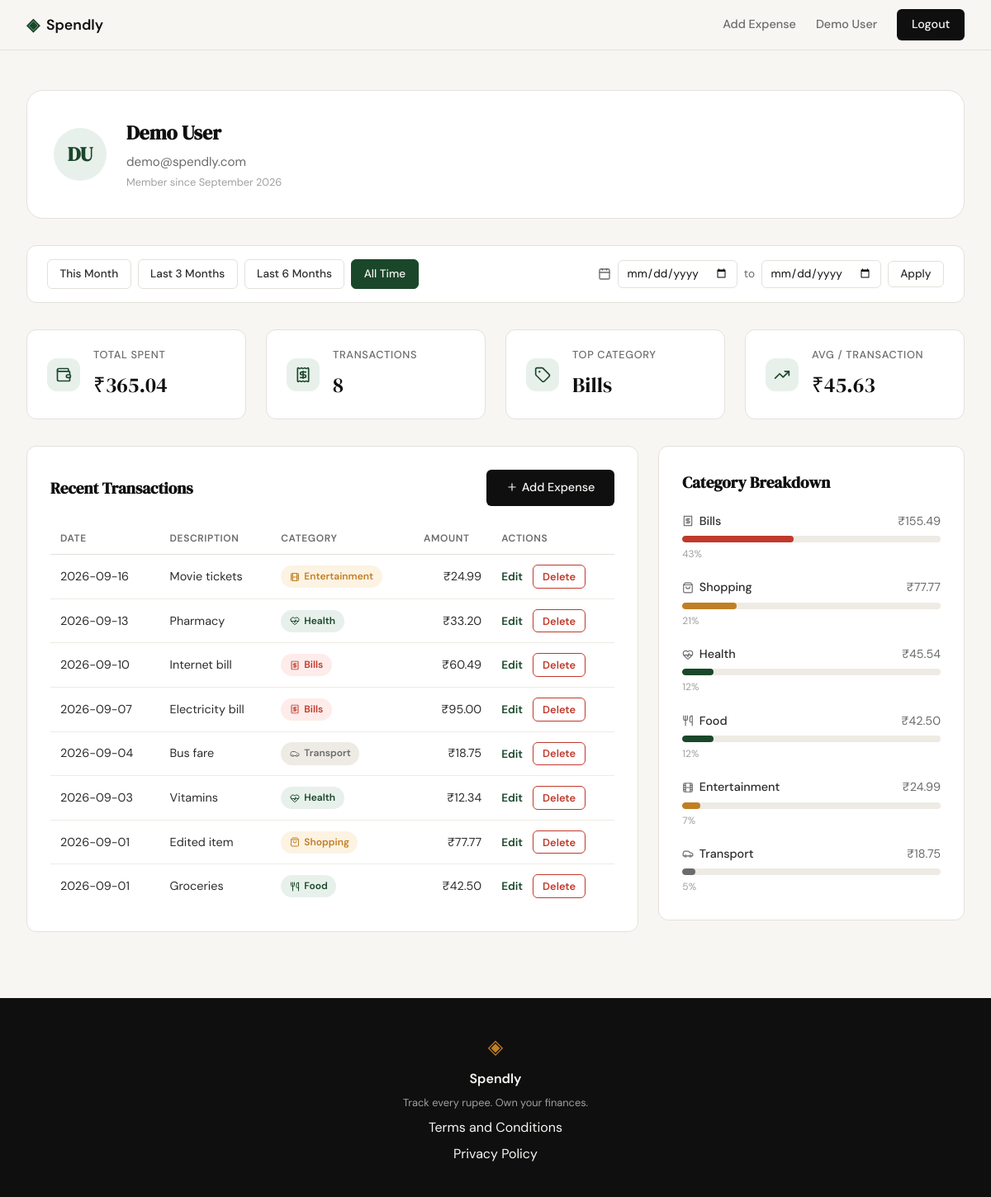
Screenshot of /profile (signed in) with the database file from the repository.
### tables this page shows
CREATE TABLE users (
            id INTEGER PRIMARY KEY AUTOINCREMENT,
            name TEXT NOT NULL,
            email TEXT NOT NULL UNIQUE,
            password_hash TEXT NOT NULL,
            created_at TIMESTAMP NOT NULL DEFAULT CURRENT_TIMESTAMP
        );

CREATE TABLE expenses (
            id INTEGER PRIMARY KEY AUTOINCREMENT,
            user_id INTEGER NOT NULL,
            amount REAL NOT NULL,
            category TEXT NOT NULL,
            date TEXT NOT NULL,
            description TEXT,
            created_at TIMESTAMP NOT NULL DEFAULT CURRENT_TIMESTAMP,
            FOREIGN KEY (user_id) REFERENCES users(id)
        );

### app.py (the view)
@app.route("/profile")
def profile():
    if not session.get("user_id"):
        return redirect(url_for("login"))
    user_id = session["user_id"]
    user_row = get_user_by_id(user_id)
    if user_row is None:
        session.clear()
        return redirect(url_for("login"))
    initials = "".join(part[0] for part in user_row["name"].split()[:2]).upper()
    user = {**user_row, "initials": initials}
    date_from = _parse_date(request.args.get("date_from"))
    date_to = _parse_date(request.args.get("date_to"))
    if date_from is None or date_to is None:
        date_from = date_to = None
    elif date_from > date_to:
        flash("Start date must be before end date.")
        date_from = date_to = None
    date_from_str = date_from.isoformat() if date_from else None
    date_to_str = date_to.isoformat() if date_to else None
    today = date.today()
    presets = [
        {
            "key": "this_month",
            "label": "This Month",
            "date_from": today.replace(day=1).isoformat(),
            "date_to": today.isoformat(),
        },
        {
            "key": "last_3_months",
            "label": "Last 3 Months",
            "date_from": _shift_months(today, 3).isoformat(),
            "date_to": today.isoformat(),
        },
        {
            "key": "last_6_months",
            "label": "Last 6 Months",
            "date_from": _shift_months(today, 6).isoformat(),
            "date_to": today.isoformat(),
        },
        {"key": "all_time", "label": "All Time", "date_from": None, "date_to": None},
    ]
    active = "custom"
    for preset in presets:
        if preset["date_from"] == date_from_str and preset["date_to"] == date_to_str:
            active = preset["key"]
            break
    filters = {
        "date_from": date_from_str or "",
        "date_to": date_to_str or "",
        "active": active,
    }
    stats = get_summary_stats(user_id, date_from_str, date_to_str)
    expenses = get_recent_transactions(user_id, limit=10, date_from=date_from_str, date_to=date_to_str)
    categories = get_category_breakdown(user_id, date_from_str, date_to_str)
    return render_template(
        "profile.html",
        user=user,
        stats=stats,
        expenses=expenses,
        categories=categories,
        presets=presets,
        filters=filters,
    )

### templates/profile.html (shortened to what this page needs)
{% extends "base.html" %}
{% block head %}
<link rel="stylesheet" href="{{ url_for('static', filename='css/profile.css') }}">
{% endblock %}
{% block content %}
{% set category_icons = {
    'Food': 'utensils',
    'Transport': 'car',
    'Bills': 'receipt',
    'Health': 'heart-pulse',
    'Entertainment': 'film',
    'Shopping': 'shopping-bag',
    'Other': 'more-horizontal'
} %}
<section class="profile-section">
    <div class="profile-inner">
        <div class="profile-header">
            <div class="avatar-circle">{{ user.initials }}</div>
            <div class="profile-header-text">
                <h1 class="profile-name">{{ user.name }}</h1>
                <p class="profile-email">{{ user.email }}</p>
                <p class="profile-member-since">Member since {{ user.member_since }}</p>
            </div>
        </div>
        <div class="filter-bar">
            <div class="filter-presets">
                {% for preset in presets %}
                <a href="{{ url_for('profile', date_from=preset.date_from, date_to=preset.date_to) }}"
                   class="filter-btn{% if filters.active == preset.key %} filter-btn-active{% endif %}">{{ preset.label }}</a>
                {% endfor %}
            </div>
            <form method="GET" action="{{ url_for('profile') }}" class="filter-custom">
                <i data-lucide="calendar" class="filter-icon"></i>
                <input type="date" name="date_from" value="{{ filters.date_from }}" class="filter-date-input">
                <span class="filter-range-sep">to</span>
                <input type="date" name="date_to" value="{{ filters.date_to }}" class="filter-date-input">
                <button type="submit" class="filter-btn filter-apply-btn{% if filters.active == 'custom' %} filter-btn-active{% endif %}">Apply</button>
            </form>
        </div>
        <div class="stats-grid">
            <div class="stat-card">
                <div class="stat-icon-chip"><i data-lucide="wallet" class="stat-icon"></i></div>
                <div class="stat-body">
                    <span class="stat-label">Total Spent</span>
                    <span class="stat-value">₹{{ "%.2f"|format(stats.total_spent) }}</span>
                </div>
            </div>
            <div class="stat-card">
                <div class="stat-icon-chip"><i data-lucide="receipt" class="stat-icon"></i></div>
                <div class="stat-body">
                    <span class="stat-label">Transactions</span>
                    <span class="stat-value">{{ stats.transaction_count }}</span>
                </div>
            </div>
            <div class="stat-card">
                <div class="stat-icon-chip"><i data-lucide="tag" class="stat-icon"></i></div>
                <div class="stat-body">
                    <span class="stat-label">Top Category</span>
                    <span class="stat-value">{{ stats.top_category }}</span>
                </div>
            </div>
            <div class="stat-card">
                <div class="stat-icon-chip"><i data-lucide="trending-up" class="stat-icon"></i></div>
                <div class="stat-body">
                    <span class="stat-label">Avg / Transaction</span>
                    <span class="stat-value">₹{{ "%.2f"|format(stats.total_spent / stats.transaction_count) if stats.transaction_count else "0.00" }}</span>
                </div>
            </div>
        </div>
        <div class="dashboard-grid">
            <div class="profile-panel dashboard-main">
                <div class="panel-header">
                    <h2 class="panel-title">Recent Transactions</h2>
                    <a href="{{ url_for('add_expense') }}" class="btn-primary"><i data-lucide="plus" class="btn-icon"></i>Add Expense</a>
                </div>
                {% if expenses %}
                <div class="table-scroll">
                    <table class="transaction-table">
                        <thead>
                            <tr>
                                <th>Date</th>
                                <th>Description</th>
                                <th>Category</th>
                                <th class="col-amount">Amount</th>
                                <th>Actions</th>
                            </tr>
                        </thead>
                        <tbody>
                            {% for expense in expenses %}
                            <tr>
                                <td>{{ expense.date }}</td>
                                <td>{{ expense.description }}</td>
                                <td>
                                    <span class="badge badge-{{ expense.category|lower }}">
                                        <i data-lucide="{{ category_icons.get(expense.category, 'tag') }}" class="badge-icon"></i>{{ expense.category }}
                                    </span>
                                </td>
                                <td class="col-amount">₹{{ "%.2f"|format(expense.amount) }}</td>
                                <td>
                                    <a href="{{ url_for('edit_expense', id=expense.id) }}" class="table-action-link">Edit</a>
                                    <form method="POST" action="{{ url_for('delete_expense', id=expense.id) }}"
                                          style="display:inline" onsubmit="return confirm('Delete this expense?')">
                                        <button type="submit" class="btn-delete">Delete</button>
                                    </form>
                                </td>
                            </tr>
                            {% endfor %}
                        </tbody>
                    </table>
                </div>
                {% else %}
                <div class="empty-state">
                    <i data-lucide="receipt" class="empty-icon"></i>
                    <p class="empty-title">No transactions in this range</p>
                    <p class="empty-body">Try a different date range, or add your first expense.</p>
                </div>
                {% endif %}
            </div>
            <div class="dashboard-side">
                <div class="profile-panel">
                    <h2 class="panel-title">Category Breakdown</h2>
                    {% if categories %}
                    <div class="category-list">
                        {% for category in categories %}
                        <div class="category-row">
                            <div class="category-row-head">
                                <span class="category-name">
                                    <i data-lucide="{{ category_icons.get(category.name, 'tag') }}" class="category-icon"></i>{{ category.name }}
                                </span>
                                <span class="category-amount">₹{{ "%.2f"|format(category.amount) }}</span>
                            </div>
                            <div class="category-bar-track">
                                <div class="category-bar-fill cat-fill-{{ category.name|lower }} pct-{{ category.pct }}"></div>
                            </div>
                            <span class="category-pct">{{ category.pct }}%</span>
                        </div>
                        {% endfor %}
                    </div>
                    {% else %}
                    <div class="empty-state empty-state-compact">
                        <i data-lucide="pie-chart" class="empty-icon"></i>
                        <p class="empty-body">No spending data yet.</p>
                    </div>
                    {% endif %}
                </div>
            </div>
        </div>
    </div>
</section>
{% endblock %}

### templates/base.html (shortened to what this page needs)
<!DOCTYPE html>
<html lang="en">
<head>
    <link rel="stylesheet" href="{{ url_for('static', filename='css/style.css') }}">
    {% block head %}{% endblock %}
</head>
<body>
    <nav class="navbar">
        <div class="nav-inner">
            <a href="{{ url_for('landing') }}" class="nav-brand">
                <span class="brand-icon">◈</span>
                <span class="brand-name">Spendly</span>
            </a>
            <div class="nav-links">
                {% if session.get('user_id') %}
                    <a href="{{ url_for('add_expense') }}">Add Expense</a>
                    <a href="{{ url_for('profile') }}">{{ session.get('user_name', 'Profile') }}</a>
                    <a href="{{ url_for('logout') }}" class="nav-cta">Logout</a>
                {% else %}
                    <a href="{{ url_for('login') }}">Sign in</a>
                    <a href="{{ url_for('register') }}" class="nav-cta">Get started</a>
                {% endif %}
            </div>
        </div>
    </nav>
    <main class="main-content">
        {% block content %}{% endblock %}
    </main>
    <footer class="footer">
        <div class="footer-inner">
            <span class="brand-icon">◈</span>
            <span class="footer-name">Spendly</span>
            <p class="footer-copy">Track every rupee. Own your finances.</p>
            <a href="{{ url_for('terms') }}">Terms and Conditions</a>
            <a href="{{ url_for('privacy') }}">Privacy Policy</a>
        </div>
    </footer>
</body>
</html>

### rows the page displays
users: get "Demo User", name "Demo User", email "demo@spendly.com"
expenses: date "2026-09-16", description "Movie tickets", category "Entertainment", amount "24.99", name "Entertainment", pct "7"
expenses: date "2026-09-13", description "Pharmacy", category "Health", amount "33.20"
expenses: date "2026-09-10", description "Internet bill", category "Bills", amount "60.49"
expenses: date "2026-09-07", description "Electricity bill", category "Bills", amount "95.00"
expenses: date "2026-09-04", description "Bus fare", category "Transport", amount "18.75", name "Transport", pct "5"
expenses: date "2026-09-03", description "Vitamins", category "Health", amount "12.34"
expenses: date "2026-09-01", description "Edited item", category "Shopping", amount "77.77", name "Shopping", pct "21"
expenses: date "2026-09-01", description "Groceries", category "Food", amount "42.50", name "Food", pct "12"

### other values shown
{{ user.initials }} "DU"
{{ user.member_since }} "September 2026"
{{ preset.label }} "This Month" "Last 3 Months" "Last 6 Months" "All Time"
{{ "%.2f"|format(stats.total_spent) }} "365.04"
{{ stats.transaction_count }} "8"
{{ stats.top_category }} "Bills"
{{ category.name }} "Bills" "Health"
{{ "%.2f"|format(category.amount) }} "155.49" "45.54"
{{ category.pct }} "43" "12"
